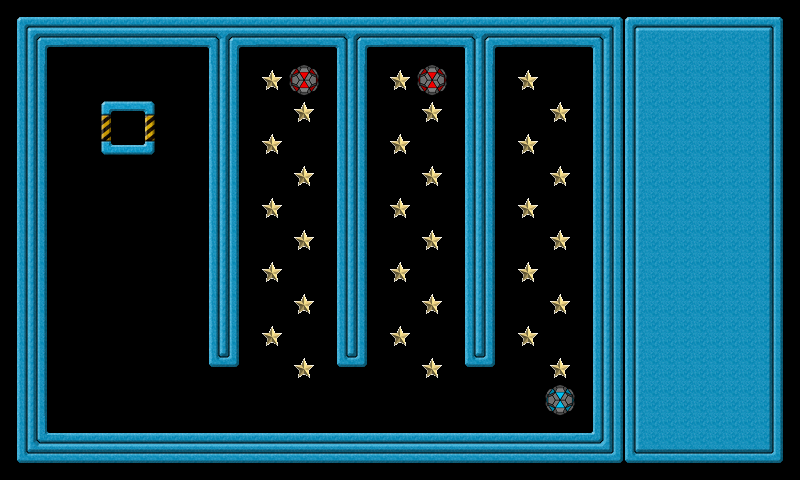

This is a level from a 2D game, rendered from its Tiled map with the project's own tilesets. A one-line summary and the map file follow, with tile-layer data summarised:
An orthogonal 25x15 tile map with 32x32 px tiles, 3 tile layers (background, extra, controlpanel), 4 tilesets and 41 objects (wall001, wall002, wall003, wall004, wall005, ...).

<map version="1.0" orientation="orthogonal" width="25" height="15" tilewidth="32" tileheight="32">
 <tileset firstgid="1" name="tileset" tilewidth="32" tileheight="32">
  <image source="tileset.png" width="160" height="448" />
 </tileset>
 <tileset firstgid="71" name="goodball" tilewidth="32" tileheight="32">
  <image source="goodball.png" width="32" height="32" />
 </tileset>
 <tileset firstgid="72" name="badball" tilewidth="32" tileheight="32">
  <image source="badball.png" width="32" height="32" />
 </tileset>
 <tileset firstgid="73" name="star" tilewidth="32" tileheight="32">
  <image source="star.png" width="32" height="32" />
 </tileset>
 <layer name="background" width="20" height="15">
  <data>[300 cells, 300 non-empty, 18 distinct tile ids]</data>
 </layer>
 <layer name="extra" width="20" height="15">
  <data>[300 cells, 33 non-empty, 3 distinct tile ids]</data>
 </layer>
 <layer name="controlpanel" width="25" height="15">
  <data>[375 cells, 90 non-empty, 9 distinct tile ids]</data>
 </layer>
 <objectgroup name="objects" width="20" height="15">
  <object name="wall001" x="0" y="0" width="592" height="48">
   <properties>
    <property name="objClass" value="wall" />
   </properties>
  </object>
  <object name="wall002" x="208" y="48" width="32" height="320">
   <properties>
    <property name="objClass" value="wall" />
   </properties>
  </object>
  <object name="wall003" x="48" y="432" width="592" height="48">
   <properties>
    <property name="objClass" value="wall" />
   </properties>
  </object>
  <object name="wall004" x="0" y="48" width="48" height="432">
   <properties>
    <property name="objClass" value="wall" />
   </properties>
  </object>
  <object name="wall005" x="592" y="0" width="48" height="432">
   <properties>
    <property name="objClass" value="wall" />
   </properties>
  </object>
  <object name="wall006" x="336" y="48" width="32" height="320">
   <properties>
    <property name="objClass" value="wall" />
   </properties>
  </object>
  <object name="wall007" x="464" y="48" width="32" height="320">
   <properties>
    <property name="objClass" value="wall" />
   </properties>
  </object>
  <object name="star001" x="520" y="72" width="16" height="16">
   <properties>
    <property name="objClass" value="star" />
   </properties>
  </object>
  <object name="star002" x="552" y="104" width="16" height="16">
   <properties>
    <property name="objClass" value="star" />
   </properties>
  </object>
  <object name="star003" x="520" y="136" width="16" height="16">
   <properties>
    <property name="objClass" value="star" />
   </properties>
  </object>
  <object name="star004" x="552" y="168" width="16" height="16">
   <properties>
    <property name="objClass" value="star" />
   </properties>
  </object>
  <object name="star005" x="520" y="200" width="16" height="16">
   <properties>
    <property name="objClass" value="star" />
   </properties>
  </object>
  <object name="star006" x="552" y="232" width="16" height="16">
   <properties>
    <property name="objClass" value="star" />
   </properties>
  </object>
  <object name="star007" x="520" y="264" width="16" height="16">
   <properties>
    <property name="objClass" value="star" />
   </properties>
  </object>
  <object name="star008" x="552" y="296" width="16" height="16">
   <properties>
    <property name="objClass" value="star" />
   </properties>
  </object>
  <object name="star009" x="520" y="328" width="16" height="16">
   <properties>
    <property name="objClass" value="star" />
   </properties>
  </object>
  <object name="star010" x="552" y="360" width="16" height="16">
   <properties>
    <property name="objClass" value="star" />
   </properties>
  </object>
  <object name="star011" x="392" y="72" width="16" height="16">
   <properties>
    <property name="objClass" value="star" />
   </properties>
  </object>
  <object name="star012" x="424" y="104" width="16" height="16">
   <properties>
    <property name="objClass" value="star" />
   </properties>
  </object>
  <object name="star013" x="392" y="136" width="16" height="16">
   <properties>
    <property name="objClass" value="star" />
   </properties>
  </object>
  <object name="star014" x="424" y="168" width="16" height="16">
   <properties>
    <property name="objClass" value="star" />
   </properties>
  </object>
  <object name="star015" x="392" y="200" width="16" height="16">
   <properties>
    <property name="objClass" value="star" />
   </properties>
  </object>
  <object name="star016" x="424" y="232" width="16" height="16">
   <properties>
    <property name="objClass" value="star" />
   </properties>
  </object>
  <object name="star017" x="392" y="264" width="16" height="16">
   <properties>
    <property name="objClass" value="star" />
   </properties>
  </object>
  <object name="star018" x="424" y="296" width="16" height="16">
   <properties>
    <property name="objClass" value="star" />
   </properties>
  </object>
  <object name="star019" x="392" y="328" width="16" height="16">
   <properties>
    <property name="objClass" value="star" />
   </properties>
  </object>
  <object name="star020" x="424" y="360" width="16" height="16">
   <properties>
    <property name="objClass" value="star" />
   </properties>
  </object>
  <object name="star021" x="264" y="72" width="16" height="16">
   <properties>
    <property name="objClass" value="star" />
   </properties>
  </object>
  <object name="star022" x="296" y="104" width="16" height="16">
   <properties>
    <property name="objClass" value="star" />
   </properties>
  </object>
  <object name="star023" x="264" y="136" width="16" height="16">
   <properties>
    <property name="objClass" value="star" />
   </properties>
  </object>
  <object name="star024" x="296" y="168" width="16" height="16">
   <properties>
    <property name="objClass" value="star" />
   </properties>
  </object>
  <object name="star025" x="264" y="200" width="16" height="16">
   <properties>
    <property name="objClass" value="star" />
   </properties>
  </object>
  <object name="star026" x="296" y="232" width="16" height="16">
   <properties>
    <property name="objClass" value="star" />
   </properties>
  </object>
  <object name="star027" x="264" y="264" width="16" height="16">
   <properties>
    <property name="objClass" value="star" />
   </properties>
  </object>
  <object name="star028" x="296" y="296" width="16" height="16">
   <properties>
    <property name="objClass" value="star" />
   </properties>
  </object>
  <object name="star029" x="264" y="328" width="16" height="16">
   <properties>
    <property name="objClass" value="star" />
   </properties>
  </object>
  <object name="star030" x="296" y="360" width="16" height="16">
   <properties>
    <property name="objClass" value="star" />
   </properties>
  </object>
  <object name="goal001" x="120" y="120" width="16" height="16">
   <properties>
    <property name="objClass" value="goal" />
   </properties>
   <ellipse />
  </object>
  <object name="badball001" x="418" y="66" width="29" height="29">
   <properties>
    <property name="objClass" value="badball" />
   </properties>
   <ellipse />
  </object>
  <object name="goodball001" x="546" y="386" width="29" height="29">
   <properties>
    <property name="objClass" value="goodball" />
   </properties>
   <ellipse />
  </object>
  <object name="badball002" x="290" y="66" width="29" height="29">
   <properties>
    <property name="objClass" value="badball" />
   </properties>
   <ellipse />
  </object>
 </objectgroup>
</map>
